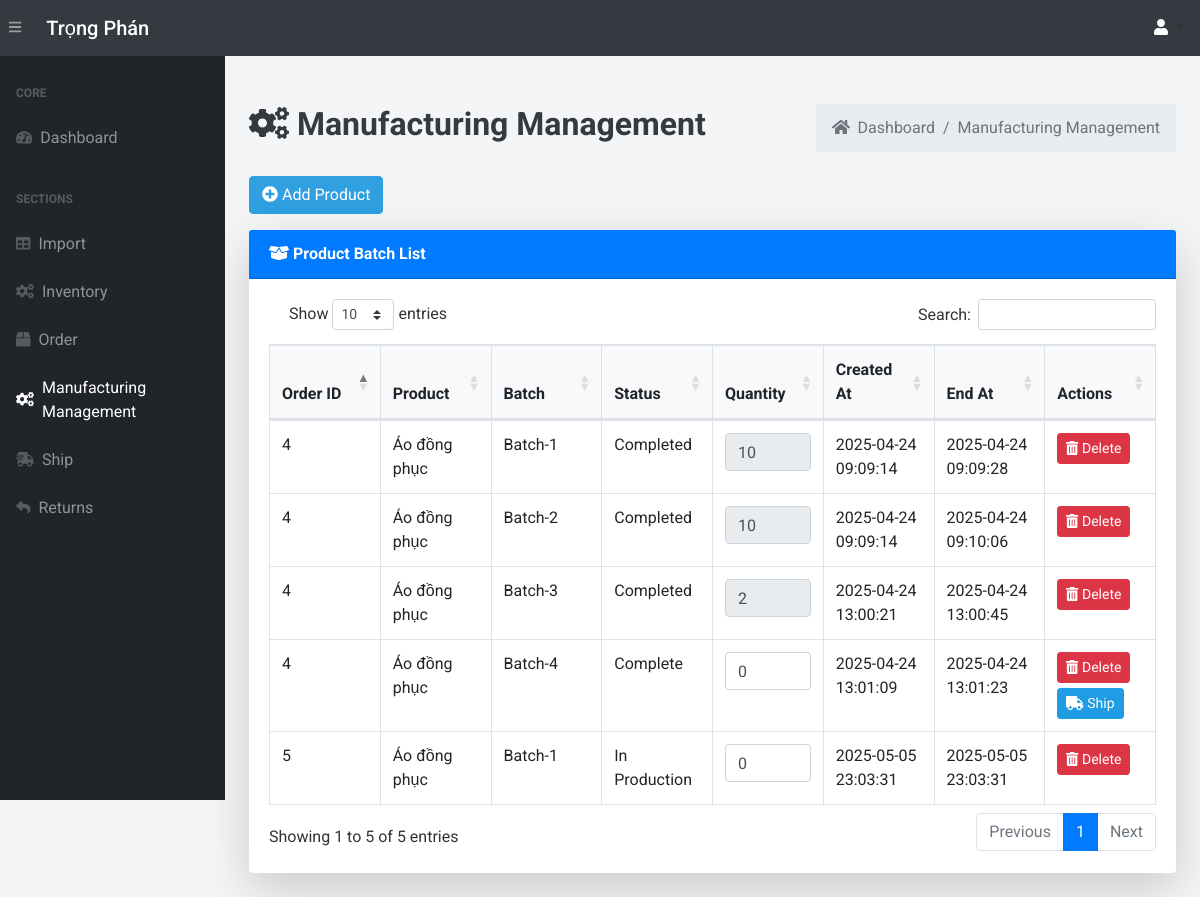
Page /view-product-batches/ (signed in) on the earlier database version.
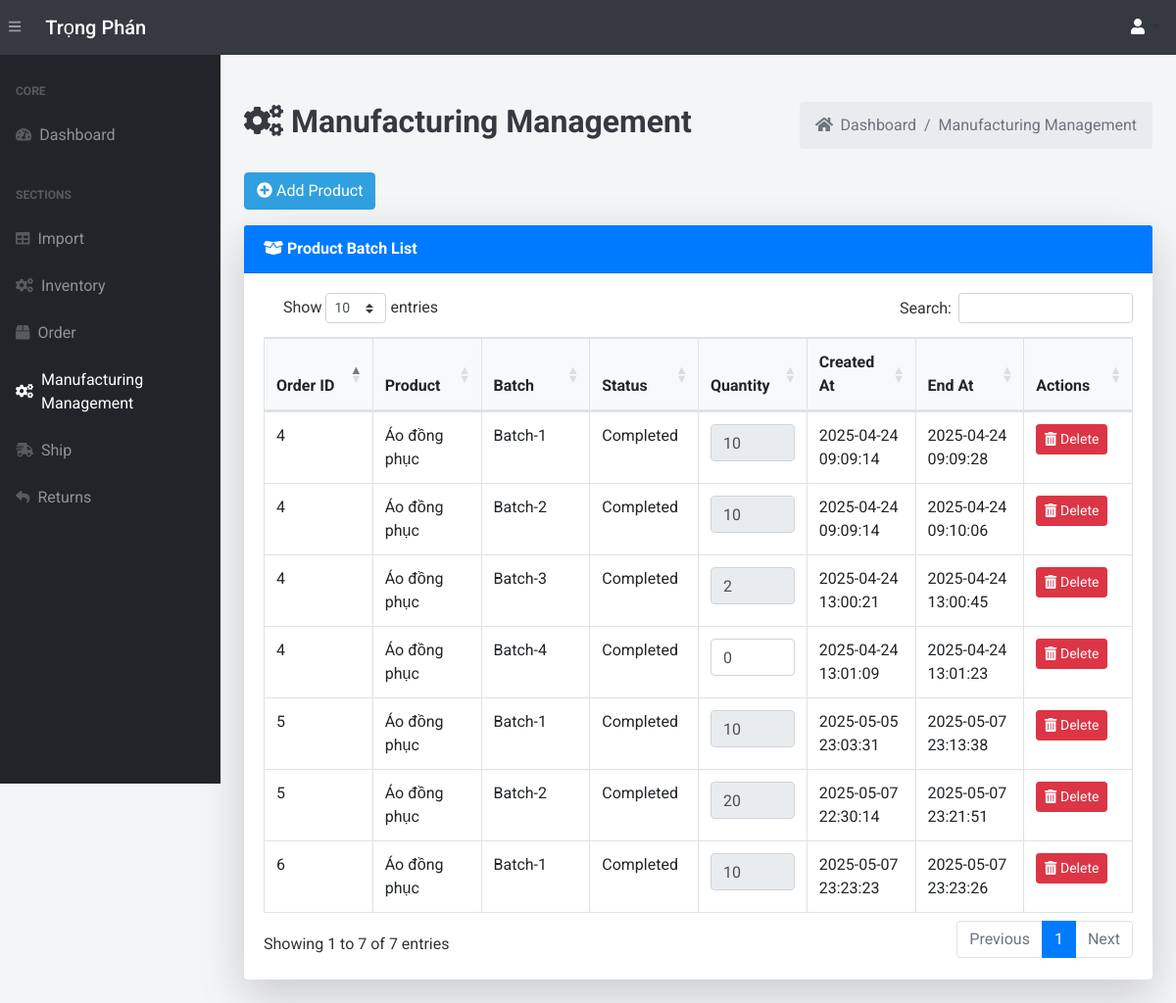
Same page on the later database version.
### app.py (models this page shows, shortened)
class ProductBatch(db.Model):
    __tablename__ = 'product_batches'
    batch_id = db.Column(db.Integer, primary_key=True)
    batch_number = db.Column(db.Integer, nullable=False)
    category = db.Column(db.String(100))
    order_detail_id = db.Column(db.Integer, db.ForeignKey('order_details.order_detail_id'))
    order_detail = db.relationship('OrderDetail', backref='product_batches')
    quantity_in_production = db.Column(db.Integer, default=0)
    quantity_completed = db.Column(db.Integer, default=0)
    quantity_ready_for_shipping = db.Column(db.Integer, default=0)
    manufacturing_status = db.Column(db.String(50), default='In Production')
    product_condition = db.Column(db.String(50), nullable=True)
    defect_reason = db.Column(db.String(255), nullable=True)
    start_time = db.Column(db.DateTime,default=vietnam_now)  # Thêm trường thời gian bắt đầu
    end_time = db.Column(db.DateTime,default=vietnam_now)
    quantity_to_update=db.Column(db.Integer, default=0)
    inventory = db.relationship('Inventory', secondary=product_batch_materials, backref='product_batches')

class OrderDetail(db.Model):
    __tablename__ = 'order_details'
    order_detail_id = db.Column(db.Integer, primary_key=True)
    order_id = db.Column(db.Integer, db.ForeignKey('orders.order_id'))
    product_name = db.Column(db.String(100))
    product_price = db.Column(db.Float)
    quantity = db.Column(db.Integer)
    odstarus=db.Column(db.String(50), default="Processing")
    import_id = db.Column(db.Integer, db.ForeignKey('imports.import_id'))  # Import relation
    import_record = db.relationship('Import', backref='order_details', lazy=True)

### app.py (the view)
@app.route('/view-product-batches/', methods=["GET"])
@login_required
def view_product_batches():
    product_batches = ProductBatch.query.all()
    return render_template('view_product_batches.html', product_batches=product_batches)

### app.py (called while the page is built, shortened)
@login_manager.user_loader
def load_user(user_id):
    return User.query.get(int(user_id))

def add_monthly_data():
    current_year = datetime.now().year
    months = [f"{current_year}-{str(month).zfill(2)}" for month in range(1, 4)]  # Tháng 1 đến tháng 6
    for month in months:
        existing_month_data = db.session.query(Order).filter(Order.order_date.like(f'{month}%')).first()
    db.session.commit()

@app.before_request
def initialize_data():
    add_monthly_data()

### templates/view_product_batches.html (shortened to what the changed rows need)
{% extends 'base.html' %}
{% block content %}
<main>
    <div class="container-fluid mt-5">
        <div class="d-flex justify-content-between align-items-center mb-4">
            <h1 class="text-dark font-weight-bold" style="font-size: 2rem;">
                <i class="fas fa-cogs"></i> Manufacturing Management
            </h1>
        </div>
        <div class="card shadow-lg border-0 mb-4">
            <div class="card-body">
                <div class="table-responsive">
                    {% if product_batches %}
                        <table class="table table-bordered table-hover" id="dataTable" width="100%" cellspacing="0" style="table-layout: fixed;">
                            <thead class="bg-light">
                                <tr>
                                    <th>Order ID</th>
                                    <th>Product</th>
                                    <th>Batch</th>
                                    <th>Status</th>
                                    <th>Quantity</th>
                                    <th>Created At</th>
                                    <th>End At</th>
                                    <th>Actions</th>
                                </tr>
                            </thead>
                            <tbody>
                                {% for batch in product_batches %}
                                    <tr>
                                        <td>{{ batch.order_detail.order_id }}</td>
                                        <td>{{ batch.order_detail.product_name }}</td>
                                        <td>{{ batch.batch_number }}</td>
                                        <td>{{ batch.manufacturing_status }}</td>
                                        <td>
                                            {% if batch.quantity_completed is none or batch.quantity_completed == 0 %}
                                                <form action="{{ url_for('update_quantity_produced', batch_id=batch.batch_id) }}" method="POST" class="d-flex flex-column align-items-start">
                                                    <input type="number" name="quantity_to_update" placeholder="Enter quantity" class="form-control mb-2" required min="0" value="{{ batch.quantity_completed or 0 }}">
                                                </form>
                                            {% else %}
                                                <input type="number" value="{{ batch.quantity_completed }}" disabled class="form-control">
                                            {% endif %}
                                        </td>
                                        <td>{{ batch.start_time.strftime('%Y-%m-%d %H:%M:%S') if batch.start_time else 'N/A' }}</td>
                                        <td>{{ batch.end_time.strftime('%Y-%m-%d %H:%M:%S') if batch.end_time else 'N/A' }}</td>
                                        <td>
                                            <form action="{{ url_for('delete_product_batch', batch_id=batch.batch_id)}}" method="POST" style="display:inline;">
                                                <button type="submit" class="btn btn-danger btn-sm hover-shadow" onclick="return confirm('Are you sure you want to delete this batch?')">
                                                    <i class="fas fa-trash-alt"></i> Delete
                                                </button>
                                            </form>
                                            {% if batch.manufacturing_status == 'Complete' %}
                                                <form method="POST" action="{{ url_for('ship_product_batch', batch_id=batch.batch_id) }}" style="display:inline;">
                                                    <button type="submit" class="btn btn-ac btn-sm hover-shadow" style="margin-top: 5px;">
                                                        <i class="fas fa-truck"></i> Ship
                                                    </button>
                                                </form>
                                            {% endif %}
                                        </td>
                                    </tr>
                                {% endfor %}
                            </tbody>
                        </table>
                    {% else %}
                        <p>No product batches found.</p>
                    {% endif %}
                </div>
            </div>
        </div>
    </div>
</main>
{% endblock %}

Differences in the rows shown:
changed ProductBatch "Batch-4": manufacturing_status "Complete" → "Completed"; no longer shows "Ship"
changed ProductBatch (number 5 of 7 on the later page): manufacturing_status "In Production" → "Completed"; quantity_completed (not shown) → "10"; end_time "2025-05-05 23:03:31" → "2025-05-07 23:13:38"; quantity_to_update "0" → (not shown)
added ProductBatch: order_detail.order_id "5", order_detail.product_name "Áo đồng phục", batch_number "Batch-2", manufacturing_status "Completed", quantity_completed "20", start_time "2025-05-07 22:30:14", end_time "2025-05-07 23:21:51"
added ProductBatch: order_detail.order_id "6", order_detail.product_name "Áo đồng phục", batch_number "Batch-1", manufacturing_status "Completed", quantity_completed "10", start_time "2025-05-07 23:23:23", end_time "2025-05-07 23:23:26"
Other differences:
text written by a page script: "Show entries Search: Showing 1 to 5 of 5 entries Previous 1 Next" → "Show entries Search: Showing 1 to 7 of 7 entries Previous 1 Next"
